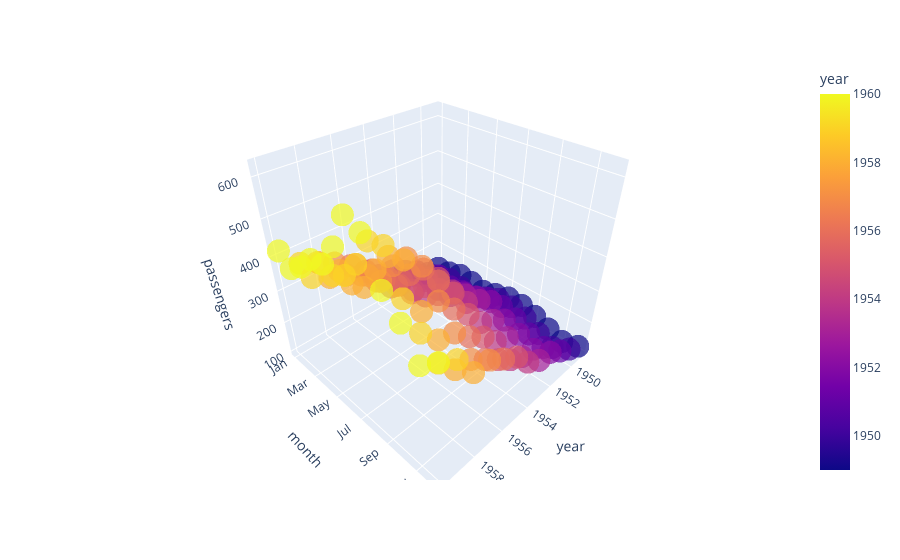

The notebook cell this image was saved under:
### Code cell
flights =sns.load_dataset('flights')
fig = px.scatter_3d(flights, x='year', y='month', z='passengers',
color='year', opacity=0.7)
fig

### Figure 1 — Plotly figure (JSON) as saved in the notebook; plotly's stock layout.template omitted (floating-point values rounded to 4 significant figures; data arrays with more than 128 entries replaced by an {"elided": "..."} marker saying what was removed)
{"data": [{"hovertemplate": "year=%{marker.color}<br>month=%{y}<br>passengers=%{z}<extra></extra>", "legendgroup": "", "marker": {"color": {"elided": "144 int values"}, "coloraxis": "coloraxis", "opacity": 0.7, "symbol": "circle"}, "mode": "markers", "name": "", "scene": "scene", "showlegend": false, "type": "scatter3d", "x": {"elided": "144 int values"}, "y": {"elided": "144 str values"}, "z": {"elided": "144 int values"}}], "layout": {"coloraxis": {"colorbar": {"title": {"text": "year"}}, "colorscale": [[0, "#0d0887"], [0.1111, "#46039f"], [0.2222, "#7201a8"], [0.3333, "#9c179e"], [0.4444, "#bd3786"], [0.5556, "#d8576b"], [0.6667, "#ed7953"], [0.7778, "#fb9f3a"], [0.8889, "#fdca26"], [1, "#f0f921"]]}, "legend": {"tracegroupgap": 0}, "margin": {"t": 60}, "scene": {"domain": {"x": [0, 1], "y": [0, 1]}, "xaxis": {"title": {"text": "year"}}, "yaxis": {"title": {"text": "month"}}, "zaxis": {"title": {"text": "passengers"}}}}}
